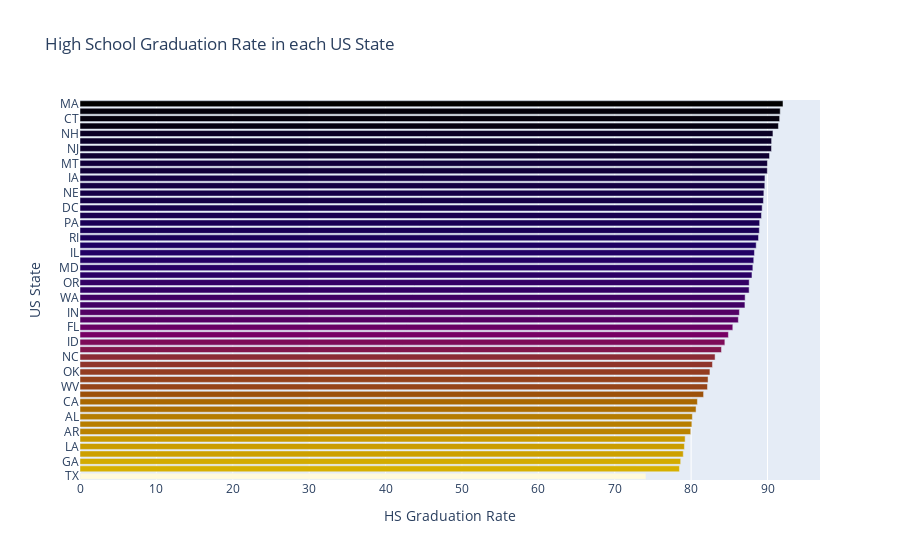

Notebook cell for this chart:
### Code cell
hs_graduation_rate_by_state_bar_plot = px.bar(hs_graduation_rate_by_state, x="HS Graduation Rate", y="Geographic Area", 
                                        color="HS Graduation Rate", color_continuous_scale=px.colors.sequential.Electric_r,
                                        title="High School Graduation Rate in each US State")
hs_graduation_rate_by_state_bar_plot.update_layout(xaxis_title="HS Graduation Rate", yaxis_title="US State", coloraxis_showscale=False)
hs_graduation_rate_by_state_bar_plot.show()

### Figure 1 — Plotly figure (JSON) as saved in the notebook; plotly's stock layout.template omitted (floating-point values rounded to 4 significant figures)
{"data": [{"alignmentgroup": "True", "hovertemplate": "HS Graduation Rate=%{marker.color}<br>Geographic Area=%{y}<extra></extra>", "legendgroup": "", "marker": {"color": [74.09, 78.47, 78.63, 78.97, 79.12, 79.22, 79.95, 80.1, 80.16, 80.65, 80.82, 81.63, 82.14, 82.22, 82.46, 82.79, 83.14, 83.97, 84.42, 84.88, 85.46, 86.18, 86.32, 87.05, 87.07, 87.6, 87.6, 87.97, 88.08, 88.2, 88.29, 88.52, 88.82, 88.93, 88.97, 89.21, 89.3, 89.47, 89.52, 89.64, 89.67, 89.98, 89.99, 90.26, 90.52, 90.54, 90.71, 91.43, 91.59, 91.67, 92.03], "coloraxis": "coloraxis", "pattern": {"shape": ""}}, "name": "", "offsetgroup": "", "orientation": "h", "showlegend": false, "textposition": "auto", "type": "bar", "x": [74.09, 78.47, 78.63, 78.97, 79.12, 79.22, 79.95, 80.1, 80.16, 80.65, 80.82, 81.63, 82.14, 82.22, 82.46, 82.79, 83.14, 83.97, 84.42, 84.88, 85.46, 86.18, 86.32, 87.05, 87.07, 87.6, 87.6, 87.97, 88.08, 88.2, 88.29, 88.52, 88.82, 88.93, 88.97, 89.21, 89.3, 89.47, 89.52, 89.64, 89.67, 89.98, 89.99, 90.26, 90.52, 90.54, 90.71, 91.43, 91.59, 91.67, 92.03], "xaxis": "x", "y": ["TX", "MS", "GA", "NM", "LA", "AZ", "AR", "AK", "AL", "SC", "CA", "TN", "WV", "KY", "OK", "MO", "NC", "WY", "ID", "VA", "FL", "SD", "IN", "NV", "WA", "ND", "OR", "KS", "MD", "OH", "IL", "DE", "RI", "CO", "PA", "MI", "DC", "MN", "NE", "UT", "IA", "VT", "MT", "WI", "NJ", "NY", "NH", "ME", "CT", "HI", "MA"], "yaxis": "y"}], "layout": {"barmode": "relative", "coloraxis": {"colorbar": {"title": {"text": "HS Graduation Rate"}}, "colorscale": [[0, "rgb(255,250,220)"], [0.2, "rgb(230,200,0)"], [0.4, "rgb(160,90,0)"], [0.6, "rgb(120,0,100)"], [0.8, "rgb(30,0,100)"], [1, "rgb(0,0,0)"]], "showscale": false}, "legend": {"tracegroupgap": 0}, "title": {"text": "High School Graduation Rate in each US State"}, "xaxis": {"anchor": "y", "domain": [0, 1], "title": {"text": "HS Graduation Rate"}}, "yaxis": {"anchor": "x", "domain": [0, 1], "title": {"text": "US State"}}}}
